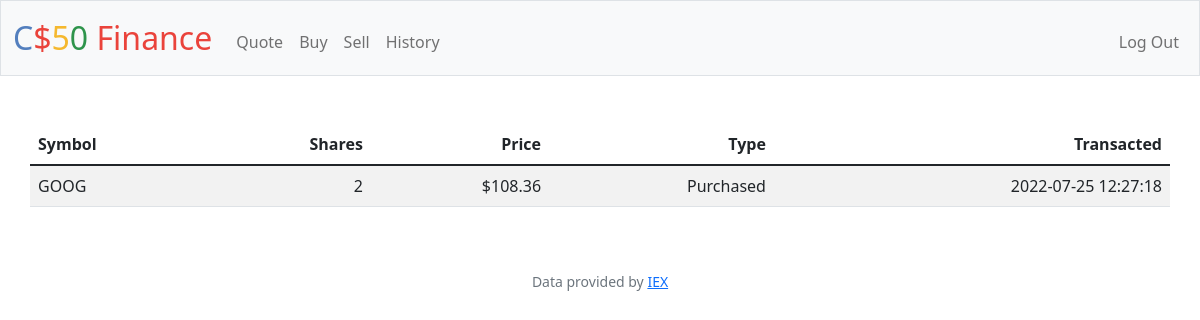
/history (signed in), run on an earlier commit of the app's database.
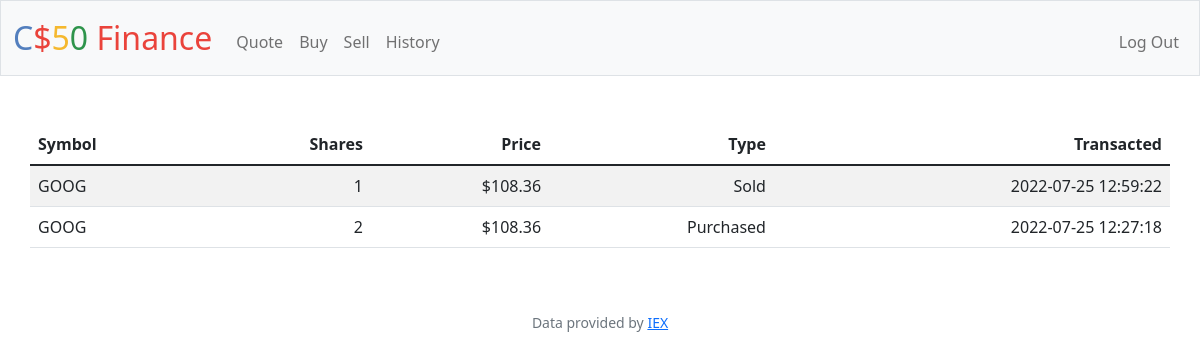
And on a later commit of the database.
### tables this page shows
CREATE TABLE history (
            id INTEGER PRIMARY KEY AUTOINCREMENT NOT NULL,
            symbol TEXT NOT NULL,
            price NUMERIC NOT NULL,
            share_qty REAL NOT NULL,
            transaction_date TEXT,
            type TEXT,
            ownerid INTEGER,
            FOREIGN KEY (ownerId)
            REFERENCES users (id)
                ON UPDATE CASCADE
                ON DELETE CASCADE
        );

### app.py (the view)
@app.route("/history")
@login_required
def history():
    data = db.execute('SELECT * FROM history WHERE ownerId = ? ORDER BY transaction_date DESC;', session['user_id'])
    return render_template('history.html', data=data, usd=usd, int_format=int_format)

### app.py (called while the page is built)
@app.after_request
def after_request(response):
    response.headers["Cache-Control"] = "no-cache, no-store, must-revalidate"
    response.headers["Expires"] = 0
    response.headers["Pragma"] = "no-cache"
    return response

### helpers.py (called while the page is built)
def login_required(f):
    @wraps(f)
    def decorated_function(*args, **kwargs):
        if session.get("user_id") is None:
            return redirect("/login")
        return f(*args, **kwargs)
    return decorated_function

def usd(value):
    return f"${value:,.2f}"

def int_format(value):
    return int(value)

### templates/history.html
{% extends "layout.html" %} {% block title %} Home {% endblock %} {% block main
%}
<table class="table table-striped container">
  <thead>
    <tr>
      <th class="text-start">Symbol</th>
      <th class="text-end">Shares</th>
      <th class="text-end">Price</th>
      <th class="text-end">Type</th>
      <th class="text-end">Transacted</th>
    </tr>
  </thead>
  <tbody>
    {% for history in data %}
    <tr>
      <td class="text-start">{{history.symbol}}</td>
      <td class="text-end">{{int_format(history.share_qty)}}</td>
      <td class="text-end">{{usd(history.price) or 0}}</td>
      <td class="text-end">{{history.type}}</td>
      <td class="text-end">{{history.transaction_date}}</td>
    </tr>
    {% endfor %}
  </tbody>
</table>
{% endblock %}

### templates/layout.html (shortened to what this page needs)
<!DOCTYPE html>
<html lang="en">
    <head>
        <link href="https://cdn.jsdelivr.net/npm/bootstrap@5.1.3/dist/css/bootstrap.min.css" rel="stylesheet">
        <link href="/static/styles.css" rel="stylesheet">
    </head>
    <body>
        <nav class="bg-light border navbar navbar-expand-md navbar-light">
            <div class="container-fluid">
                <a class="navbar-brand" href="/"><span class="blue">C</span><span class="red">$</span><span class="yellow">5</span><span class="green">0</span> <span class="red">Finance</span></a>
                <div class="collapse navbar-collapse" id="navbar">
                    {% if session["user_id"] %}
                        <ul class="navbar-nav me-auto mt-2">
                            <li class="nav-item"><a class="nav-link" href="/quote">Quote</a></li>
                            <li class="nav-item"><a class="nav-link" href="/buy">Buy</a></li>
                            <li class="nav-item"><a class="nav-link" href="/sell">Sell</a></li>
                            <li class="nav-item"><a class="nav-link" href="/history">History</a></li>
                        </ul>
                        <ul class="navbar-nav ms-auto mt-2">
                            <li class="nav-item"><a class="nav-link" href="/logout">Log Out</a></li>
                        </ul>
                    {% else %}
                        <ul class="navbar-nav ms-auto mt-2">
                            <li class="nav-item"><a class="nav-link" href="/register">Register</a></li>
                            <li class="nav-item"><a class="nav-link" href="/login">Log In</a></li>
                        </ul>
                    {% endif %}
                </div>
            </div>
        </nav>
        <main class="container-fluid py-5 text-center">
            {% block main %}{% endblock %}
        </main>
        <footer class="mb-5 small text-center text-muted">
            Data provided by <a href="https://iexcloud.io/">IEX</a>
        </footer>
    </body>
</html>

### static/styles.css (style rules this page uses)
nav .navbar-brand { font-size: xx-large; }
nav .navbar-brand .blue { color: #537fbe; }
nav .navbar-brand .red { color: #ea433b; }
nav .navbar-brand .yellow { color: #f5b82e; }
nav .navbar-brand .green { color: #2e944b; }

What changed in the data, as far as the page shows it:
added history: symbol "GOOG", share_qty "1", price "$108.36", type "Sold", transaction_date "2022-07-25 12:59:22"
